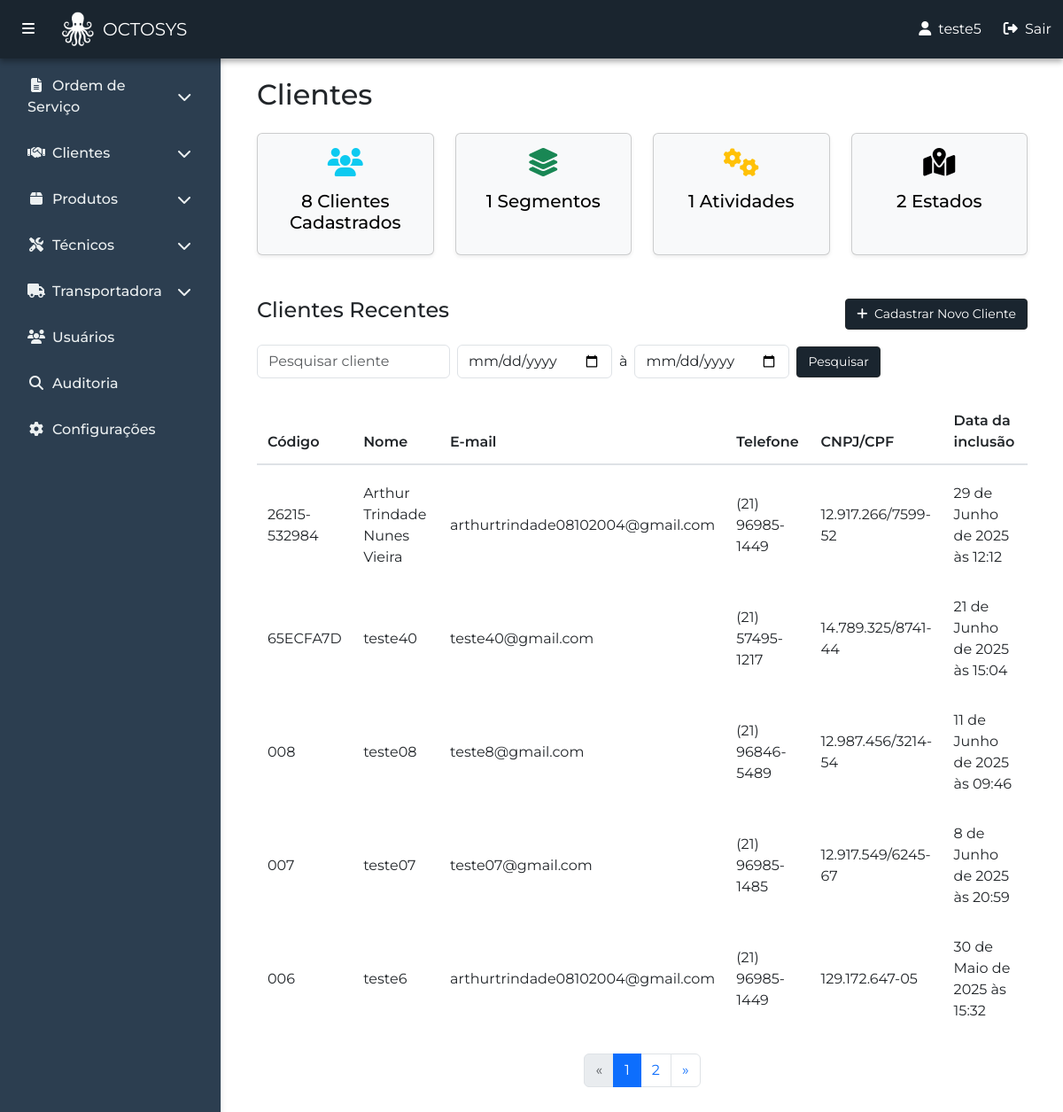
The page /pt-br/clientes/clientes/ (signed in) on the database as committed earlier.
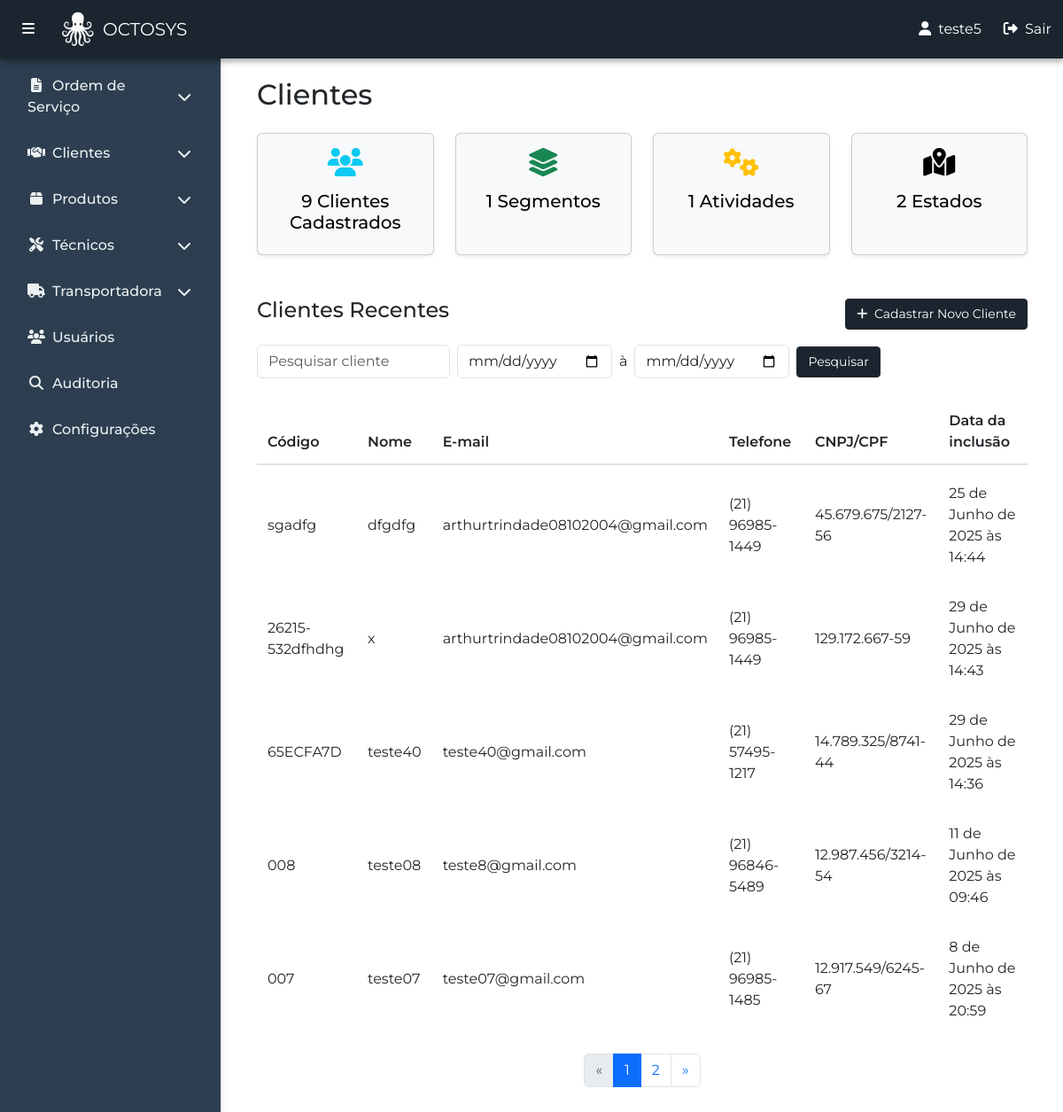
The same page on the database as committed later.
### clientes/models.py (models this page shows, shortened)
class Cliente(models.Model):
    codigo = models.CharField(max_length=20, unique=True, blank=True, null=True)
    nome_cliente = models.CharField(max_length=100)
    nome_fantasia = models.CharField(max_length=100, blank=True)
    data_inclusao = models.DateTimeField()
    cnpj_cpf = models.CharField(max_length=18, unique=True)
    inscricao_estadual = models.CharField(max_length=50)
    inscricao_municipal = models.CharField(max_length=50)
    email1 = models.EmailField()
    email2 = models.EmailField(blank=True, null=True)
    telefone1 = models.CharField(max_length=20, blank=True)
    telefone2 = models.CharField(max_length=20, blank=True)
    celular1 = models.CharField(max_length=20, blank=True)
    celular2 = models.CharField(max_length=20, blank=True)
    atividade = models.ForeignKey(Atividade, on_delete=models.SET_NULL, blank=False, null=True)
    segmento = models.ForeignKey(Segmento, on_delete=models.SET_NULL, blank=False, null=True)
    observacao = models.TextField(blank=True, null=True)
    logradouro_real = models.CharField(max_length=100, blank=False)
    numero_real = models.CharField(max_length=10, blank=False)
    complemento_real = models.CharField(max_length=50, blank=True)
    bairro_real = models.CharField(max_length=50, blank=False)
    cidade_real = models.CharField(max_length=50, blank=False)
    estado_real = models.CharField(max_length=2, choices=ESTADOS, default='RJ', blank=False, null=False)
    cep_real = models.CharField(max_length=10, blank=False)
    logradouro_cobranca = models.CharField(max_length=100, blank=True)
    numero_cobranca = models.CharField(max_length=10, blank=True)
    complemento_cobranca = models.CharField(max_length=50, blank=True)
    bairro_cobranca = models.CharField(max_length=50, blank=True)
    cidade_cobranca = models.CharField(max_length=50, blank=True)
    estado_cobranca = models.CharField(max_length=2, choices=ESTADOS, blank=True, null=True)
    cep_cobranca = models.CharField(max_length=10, blank=True)

### clientes/views.py (the view, shortened to what this page needs)
# urls.py: path('clientes/', views.listar_clientes, name='listar_clientes'),
@login_required
def listar_clientes(request):
    pesquisa = request.GET.get('pesquisa', '')
    data_inicio = request.GET.get('data_inicio')
    data_fim = request.GET.get('data_fim')
    clientes = Cliente.objects.all().order_by('-id')
    if data_inicio:
        clientes = clientes.filter(data_inclusao__date__gte=data_inicio)
    if data_fim:
        clientes = clientes.filter(data_inclusao__date__lte=data_fim)
    paginator = Paginator(clientes, 5)
    page_number = request.GET.get('page')
    page_obj = paginator.get_page(page_number)
    qtd_clientes = Cliente.objects.count()
    qtd_segmentos = Segmento.objects.count()
    qtd_atividades = Atividade.objects.count()
    qtd_estados = Cliente.objects.values('estado_real').distinct().count()
    return render(request, 'clientes/clientes.html', {
        'page_obj': page_obj,
        'pesquisa': pesquisa,
        'data_inicio': data_inicio,
        'data_fim': data_fim,
        "qtd_clientes": qtd_clientes,
        "qtd_segmentos": qtd_segmentos,
        "qtd_atividades": qtd_atividades,
        "qtd_estados": qtd_estados
    })

### clientes/templates/clientes/clientes.html (shortened to what the changed rows need)
{% extends 'principal/base.html' %}
{% block content %}
<div class="container my-4">
    <h2 class="mb-4">Clientes</h2>
    <div class="row row-cols-1 row-cols-md-4 g-4 mb-5">
    <div class="col">
      <a href="#" class="text-decoration-none">
        <div class="card text-bg-light h-100 shadow-sm text-center hover-shadow">
          <div class="card-body">
            <i class="fas fa-users fa-2x mb-3 text-info"></i>
            <h5 class="card-title">{{ qtd_clientes }} Clientes Cadastrados</h5>
          </div>
        </div>
      </a>
    </div>
    </div>
    <div class="table-responsive">
        <div class="table-pagination-container">
            <table class="table table-hover custom-table">
                <thead class="custom-thead">
                    <tr>
                        <th scope="col">Código</th>
                        <th scope="col">Nome</th>
                        <th scope="col">E-mail</th>
                        <th scope="col">Telefone</th>
                        <th scope="col">CNPJ/CPF</th>
                        <th scope="col">Data da inclusão</th>
                    </tr>
                </thead>
                <tbody>
                    {% for cliente in page_obj %}
                    <tr data-bs-toggle="modal"
                        data-bs-target="#modalCliente{{ cliente.id }}"
                        style="cursor: pointer;">
                        <td>{{ cliente.codigo}}</td>
                        <td>{{ cliente.nome_cliente}}</td>
                        <td>{{ cliente.email1 }}</td>
                        <td>{{ cliente.telefone1 }}</td>
                        <td>{{ cliente.cnpj_cpf }}</td>
                        <td>{{ cliente.data_inclusao }}</td>
                    </tr>
                    {% empty %}
                    <tr>
                        <td colspan="4">Nenhum cliente encontrado.</td>
                    </tr>
                    {% endfor %}
                </tbody>
            </table>
            <nav aria-label="Navegação de página">
                <ul class="pagination justify-content-center">
                    {% for num in page_obj.paginator.page_range %}
                        {% if num == page_obj.number %}
                            <li class="page-item active">
                                <span class="page-link">{{ num }}</span>
                            </li>
                        {% else %}
                            <li class="page-item">
                                <a class="page-link" href="?{% if pesquisa %}pesquisa={{ pesquisa }}&{% endif %}page={{ num }}">{{ num }}</a>
                            </li>
                        {% endif %}
                    {% endfor %}
                </ul>
            </nav>
        </div>
    </div>
</div>
{% endblock %}

Rows that differ between the two databases and show on the page:
removed Cliente: codigo "26215-532984", nome_cliente "Arthur Trindade Nunes Vieira", email1 "arthurtrindade08102004@gmail.com", telefone1 "(21) 96985-1449", cnpj_cpf "12.917.266/7599-52", data_inclusao "29 de Junho de 2025 às 12:12"
no longer on this page (row unchanged): Cliente: codigo "006", nome_cliente "teste6", email1 "arthurtrindade08102004@gmail.com", telefone1 "(21) 96985-1449", cnpj_cpf "129.172.647-05", data_inclusao "30 de Maio de 2025 às 15:32"
added Cliente: codigo "sgadfg", nome_cliente "dfgdfg", email1 "arthurtrindade08102004@gmail.com", telefone1 "(21) 96985-1449", cnpj_cpf "45.679.675/2127-56", data_inclusao "25 de Junho de 2025 às 14:44"
added Cliente: codigo "26215-532dfhdhg", nome_cliente "x", email1 "arthurtrindade08102004@gmail.com", telefone1 "(21) 96985-1449", cnpj_cpf "129.172.667-59", data_inclusao "29 de Junho de 2025 às 14:43"
changed Cliente "65ECFA7D": data_inclusao "21 de Junho de 2025 às 15:04" → "29 de Junho de 2025 às 14:36"
Other text that changed with them:
{{ qtd_clientes }}: "8" → "9"
